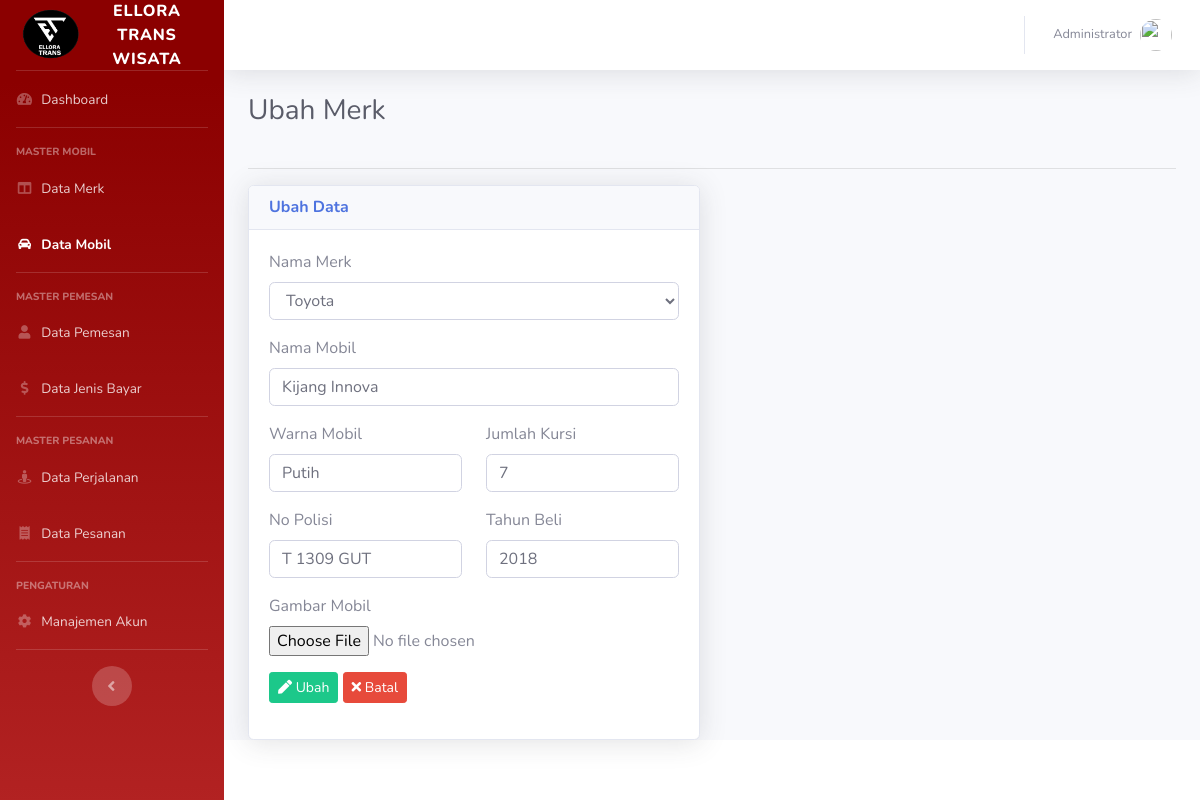
The page /mobil/ubah/14 (signed in) on the database its author committed.
### tables this page shows
CREATE TABLE `tbl_mobil` (
  `id` int(11) NOT NULL,
  `nama` varchar(30) DEFAULT NULL,
  `warna` varchar(20) DEFAULT NULL,
  `no_polisi` varchar(10) DEFAULT NULL,
  `jumlah_kursi` int(1) DEFAULT NULL,
  `tahun_beli` int(4) DEFAULT NULL,
  `gambar` varchar(100) DEFAULT NULL,
  `id_merk` int(11) DEFAULT NULL
);

CREATE TABLE `tbl_merk` (
  `id` int(11) NOT NULL,
  `merk` varchar(20) DEFAULT NULL
);

### controllers/C_Mobil.php (called while the page is built, shortened)
<?php
class C_Mobil extends Controller{
	public function __construct(){
		$this->merk = $this->model('M_Merk');
		$this->mobil = $this->model('M_Mobil');
	}
	public function ubah($id){
		$data = [
			'aktif' => 'mobil',
			'judul' => 'Ubah Mobil',
			'mobil' => $this->mobil->lihat_id($id)->fetch_object(),
			'data_merk' => $this->merk->lihat(),
		];
		$this->view('mobil/ubah', $data);
	}
}

### index.php (called while the page is built, shortened)
<?php
require_once BASEPATH . DS . 'core' . DS . 'Database.php';
require_once BASEPATH . DS . 'core' . DS . 'Model.php';
new Route();
?>

### functions/url_function.php (called while the page is built, shortened)
<?php
function base_url($path = null){
	if(isset($path)){
		$path = filter_var($path, FILTER_SANITIZE_URL);
		$path = rtrim($path, '/');
		return BASE_URL . $path;
	}
	return BASE_URL;
}

### core/Model.php (called while the page is built, shortened)
<?php
class Model {
	public function __construct(){
		$this->db = new Database();
	}
	public function get($table, $kolom = []){
		if (count($kolom) == 0) {
			$this->_query = "SELECT * FROM {$table}";
		}
	}
	public function get_where($table, $where = [], $kolom = []){
		if (count($kolom) == 0) {
			$this->_query = "SELECT * FROM {$table}";
		}
		$this->_query = $this->_query . " WHERE ";
		foreach ($where as $key => $value) {
			$this->_query = $this->_query . "{$key} = '{$value}'";
		}
	}
	public function setQuery($query){
		$this->_query = $query;
	}
	public function execute(){
		return $this->db->query($this->_query);
	}
}

### core/Database.php (called while the page is built, shortened)
<?php
class Database
{
	public function __construct()
	{
		$this->_koneksi = new mysqli(DB_HOST, DB_USER, DB_PASS, DB_NAME);
	}
	public function query($query)
	{
		return $this->_koneksi->query($query);
	}
}

### models/M_Mobil.php (called while the page is built, shortened)
<?php
class M_Mobil extends Model {
	public function lihat_id($id){
		$query = $this->execute();
		return $query;
	}
}

### models/M_Merk.php (called while the page is built, shortened)
<?php
class M_Merk extends Model{
	public function lihat(){
		$query = $this->execute();
		return $query;
	}
}

### views/mobil/ubah.php (the view, shortened to what this page needs)
<!DOCTYPE html>
<html lang="en">
<head>
	<link href="<?= base_url('sb-admin-2/') ?>/vendor/fontawesome-free/css/all.min.css" rel="stylesheet" type="text/css">
	<link href="<?= base_url('sb-admin-2/') ?>/css/sb-admin-2.min.css" rel="stylesheet">
	<link href="<?= base_url('sb-admin-2/') ?>/vendor/datatables/dataTables.bootstrap4.min.css" rel="stylesheet">
</head>
<body id="page-top">
	<div id="wrapper">
	<div id="content-wrapper" class="d-flex flex-column">
		<div id="content">
			<div class="container-fluid">
				<div class="row">
					<div class="col-sm-12">
						<div class="clearfix">
							<div class="float-left">
								<h1 class="h3 mb-4 text-gray-800">Ubah Merk</h1>
							</div>
						</div>
						<hr>
					</div>
				</div>
				<div class="row">
					<div class="col-sm-6">
						<div class="card shadow">
							<div class="card-header">
								<h6 class="m-0 font-weight-bold text-primary">Ubah Data</h6>
							</div>
							<div class="card-body">
								<form method="POST" action="<?= base_url('mobil/proses_ubah/' . $mobil->id_mobil) ?>" enctype="multipart/form-data">
								  	<div class="form-group">
										<label for="merk">Nama Merk</label>
										<select name="id_merk" id="merk" class="form-control">
											<?php while($merk = $data_merk->fetch_object()) : ?>
												<option value="<?= $merk->id ?>" <?= $mobil->id_merk == $merk->id ? 'selected' : '' ?>><?= $merk->merk ?></option>
											<?php endwhile; ?>
										</select>
								  	</div>
								  	<div class="form-group">
								  		<label for="nama">Nama Mobil</label>
								  		<input type="text" value="<?= $mobil->nama ?>" name="nama" id="nama" required="required" placeholder="ketik" autocomplete="off" class="form-control">
								  	</div>
								  	<div class="row">
									  	<div class="form-group col-6">
									  		<label for="warna">Warna Mobil</label>
									  		<input type="text" value="<?= $mobil->warna ?>" name="warna" id="warna" required="required" placeholder="ketik" autocomplete="off" class="form-control">
									  	</div>
									  	<div class="form-group col-6">
									  		<label for="jumlah_kursi">Jumlah Kursi</label>
									  		<input type="number" value="<?= $mobil->jumlah_kursi ?>" name="jumlah_kursi" id="jumlah_kursi" required="required" placeholder="ketik" autocomplete="off" class="form-control">
									  	</div>
								  	</div>
									<div class="row">
									  	<div class="form-group col-6">
									  		<label for="no_polisi">No Polisi</label>
									  		<input type="text" value="<?= $mobil->no_polisi ?>" name="no_polisi" id="no_polisi" required="required" placeholder="ketik" autocomplete="off" class="form-control">
									  	</div>
									  	<div class="form-group col-6">
									  		<label for="tahun_beli">Tahun Beli</label>
									  		<input type="number" value="<?= $mobil->tahun_beli ?>" name="tahun_beli" id="tahun_beli" required="required" placeholder="ketik" autocomplete="off" class="form-control">
									  	</div>
								  	</div>
								  	<div class="form-group">
								  		<label for="gambar">Gambar Mobil</label>
								  		<input type="file" name="gambar" id="gambar" required="required" placeholder="ketik" autocomplete="off" class="form-control-file">
								  	</div>
								  	<div class="form-group">
										<button type="submit" class="btn btn-sm btn-success" name="ubah"><i class="fa fa-pen"></i> Ubah</button>
										<button type="reset" class="btn btn-sm btn-danger"><i class="fa fa-times"></i> Batal</button>
								  	</div>
								</form>
							</div>
						</div>
					</div>
				</div>
			</div>
		</div>
	</div>
	</div>
</body>
</html>

### rows shown on the page
tbl_mobil: id_merk "Toyota", nama "Kijang Innova", warna "Putih", jumlah_kursi "7", no_polisi "T 1309 GUT", tahun_beli "2018"

### other values the page prints
$_SESSION['login']['nama'] "Administrator"
